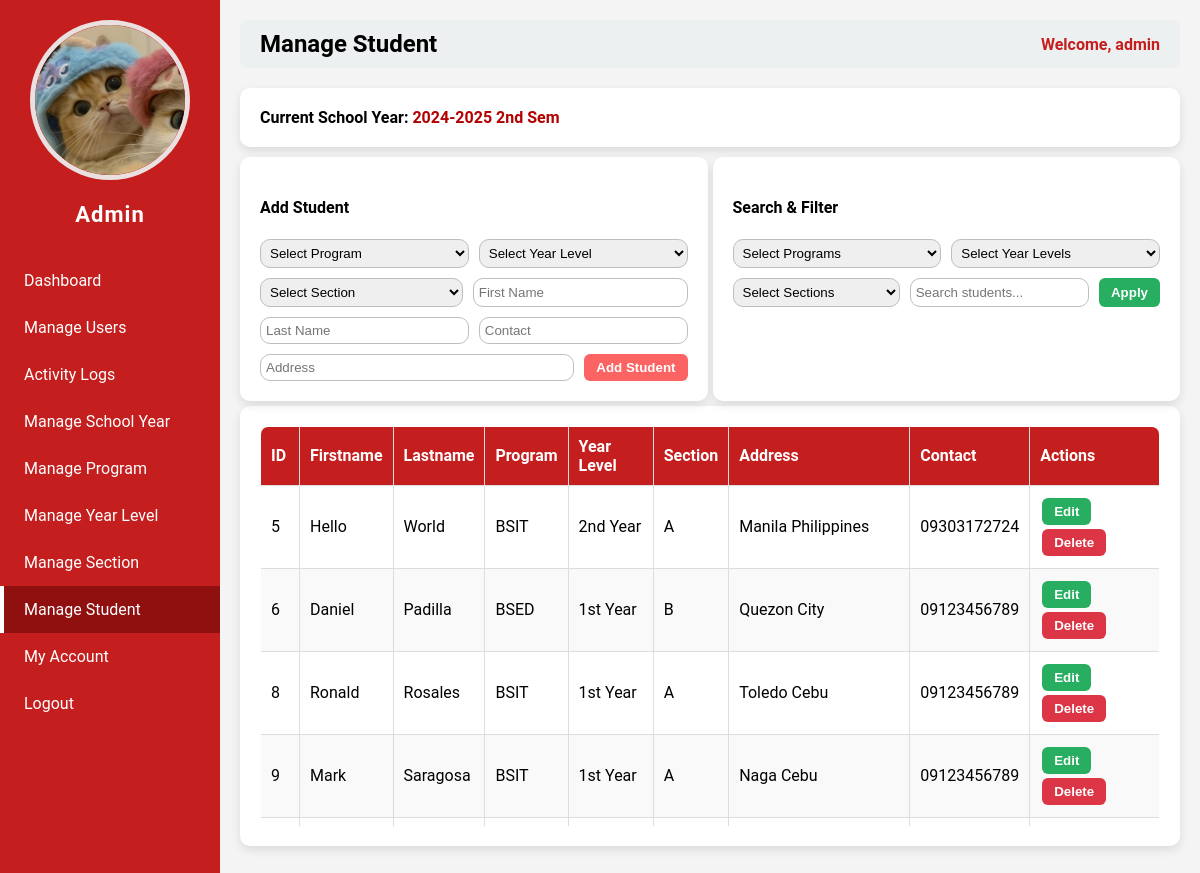
The app's page /admin.php?page=manage_student (signed in), older data.
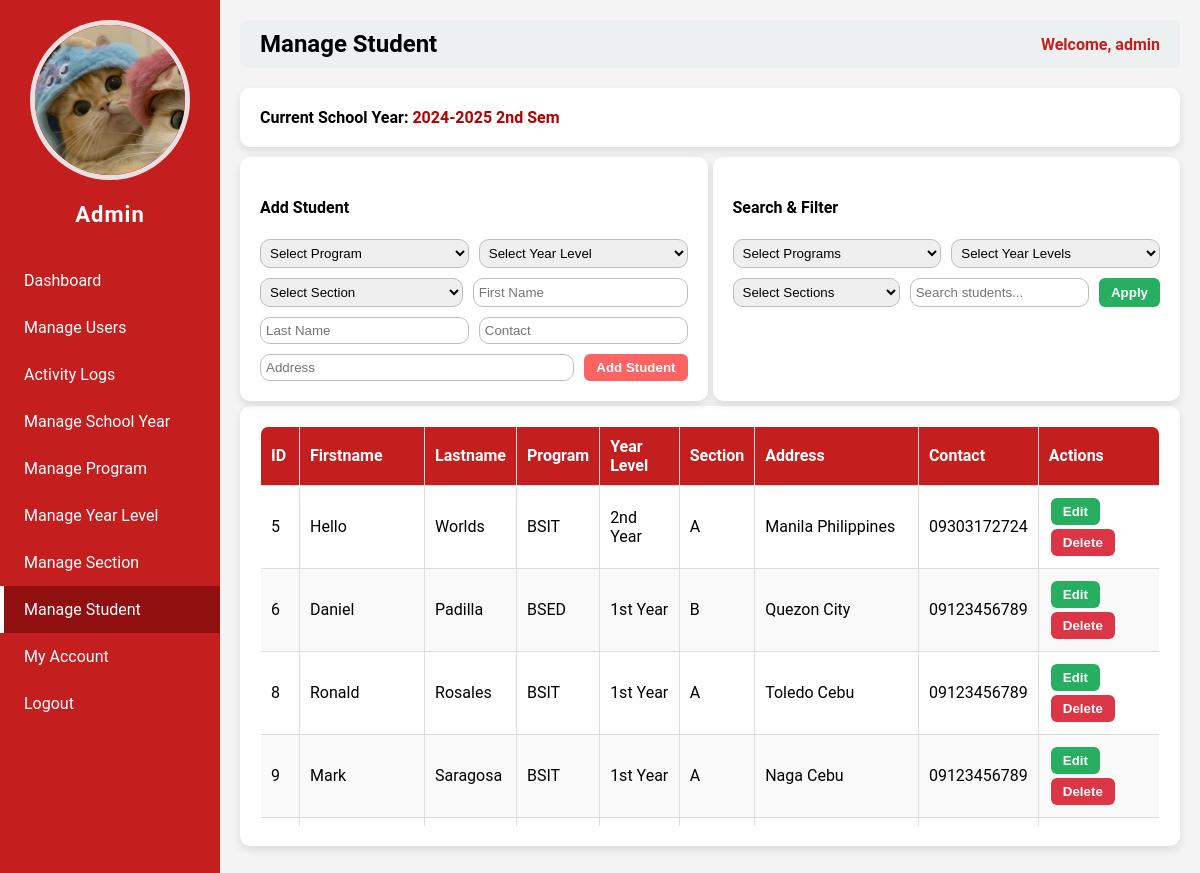
The same page, newer data.
### tables this page shows
CREATE TABLE `students` (
  `id` int(11) NOT NULL,
  `first_name` varchar(50) NOT NULL,
  `last_name` varchar(50) NOT NULL,
  `school_year_id` int(11) NOT NULL,
  `program_id` int(11) NOT NULL,
  `year_level_id` int(11) NOT NULL,
  `section_id` int(11) NOT NULL,
  `address` varchar(100) NOT NULL,
  `contact` varchar(20) NOT NULL,
  `img` varchar(255) NOT NULL,
  `user_id` int(11) NOT NULL
);

CREATE TABLE `programs` (
  `id` int(11) NOT NULL,
  `program_code` varchar(50) NOT NULL,
  `program_name` varchar(100) NOT NULL
);

CREATE TABLE `year_levels` (
  `id` int(11) NOT NULL,
  `year_level` varchar(50) NOT NULL,
  `year_code` varchar(50) NOT NULL
);

CREATE TABLE `sections` (
  `id` int(11) NOT NULL,
  `section_name` varchar(50) NOT NULL
);

### admin_pages/manage_student.php (the view, shortened to what the changed rows need)
<?php
require __DIR__ . '/../db_connect.php';
$current_sy = $pdo->query("SELECT * FROM school_years WHERE is_current=1 LIMIT 1")->fetch(PDO::FETCH_ASSOC);
$current_sy_id = $current_sy['id'];
$sql = "
    SELECT st.*, sec.section_name, yl.year_level, p.program_code
    FROM students st
    LEFT JOIN sections sec ON st.section_id = sec.id
    LEFT JOIN year_levels yl ON st.year_level_id = yl.id
    LEFT JOIN programs p ON st.program_id = p.id
    WHERE st.school_year_id = ?
";
$params = [$current_sy_id];
$sql .= " ORDER BY st.id ASC";
$students = $pdo->prepare($sql);
$students->execute($params);
$students = $students->fetchAll(PDO::FETCH_ASSOC);
?>
<div class="container">
    <div class="table-box">
        <table class="styled-table">
            <thead>
                <tr>
                    <th>ID</th>
                    <th>Firstname</th>
                    <th>Lastname</th>
                    <th>Program</th>
                    <th>Year Level</th>
                    <th>Section</th>
                    <th>Address</th>
                    <th>Contact</th>
                    <th>Actions</th>
                </tr>
            </thead>
            <tbody>
            <?php if (count($students) > 0): ?>
                <?php foreach ($students as $stu): ?>
                    <tr>
                        <td><?= $stu['id'] ?></td>
                        <td><?= htmlspecialchars($stu['first_name']) ?></td>
                        <td><?= htmlspecialchars($stu['last_name']) ?></td>
                        <td><?= htmlspecialchars($stu['program_code']) ?></td>
                        <td><?= htmlspecialchars($stu['year_level']) ?></td>
                        <td><?= htmlspecialchars($stu['section_name']) ?></td>
                        <td><?= htmlspecialchars($stu['address']) ?></td>
                        <td><?= htmlspecialchars($stu['contact']) ?></td>
                        <td>
                            <form method="POST" class="inline-form">
                                <button type="submit" name="edit_student" class="btn btn-info">Edit</button>
                            </form>
                            <form method="POST" class="inline-form">
                                <button type="submit" name="delete_student" class="btn btn-danger"
                                        onclick="return confirm('Are you sure?')">Delete</button>
                            </form>
                        </td>
                    </tr>
                <?php endforeach; ?>
            <?php else: ?>
                <tr><td colspan="9" style="text-align:center;">No students found.</td></tr>
            <?php endif; ?>
            </tbody>
        </table>
    </div>
</div>

Row changes from the older to the newer data that the page shows:
changed students "Hello": last_name "World" → "Worlds"
